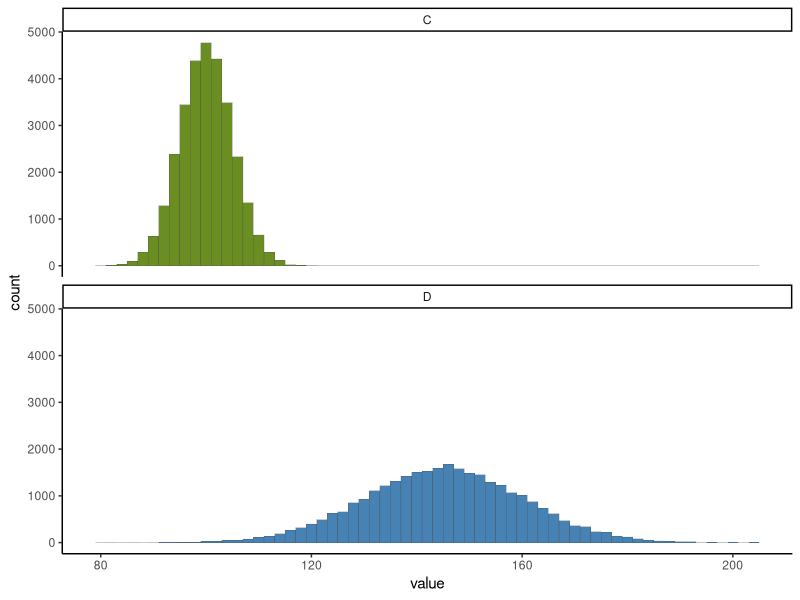
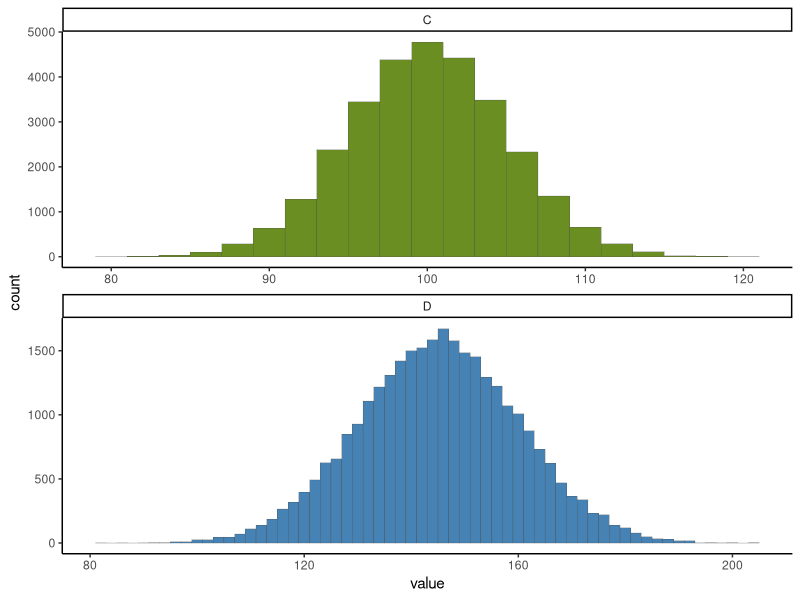
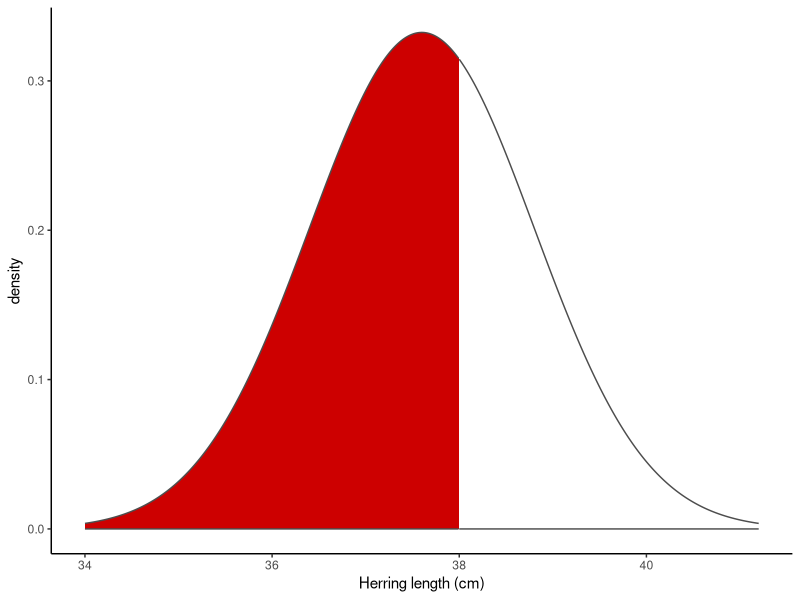
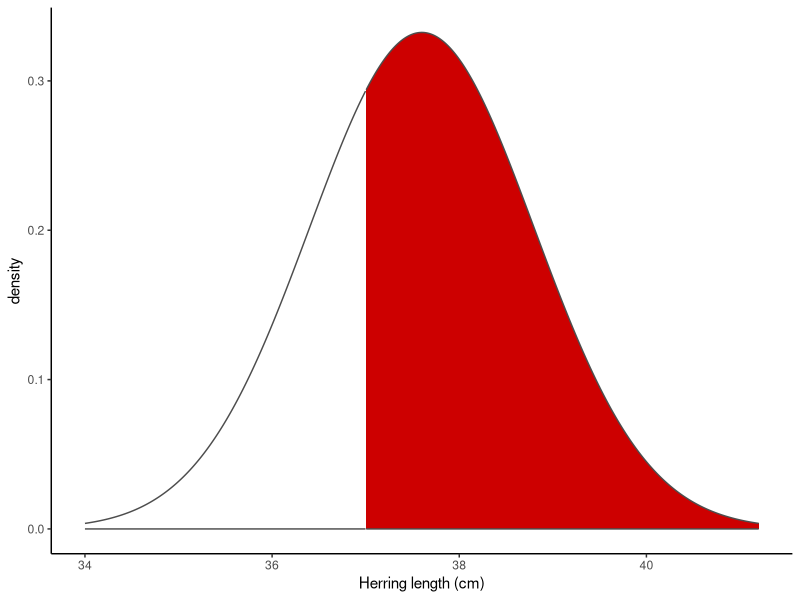
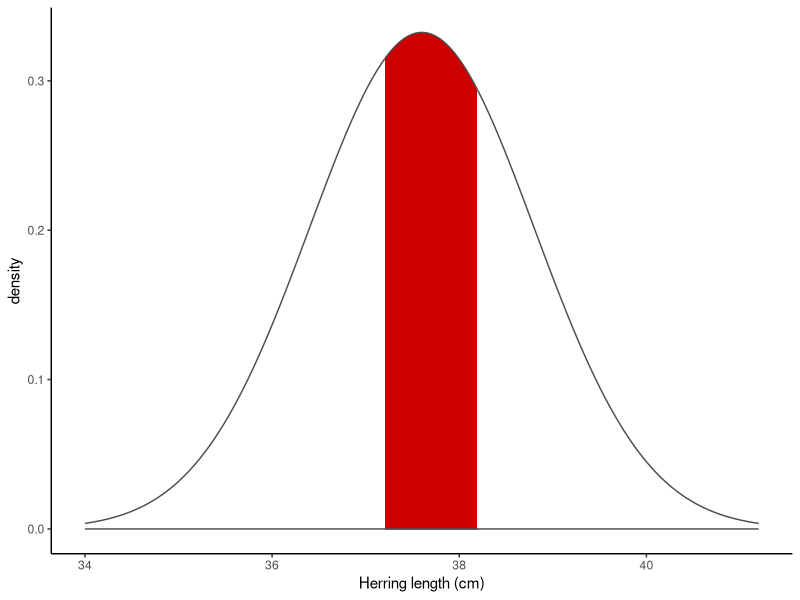
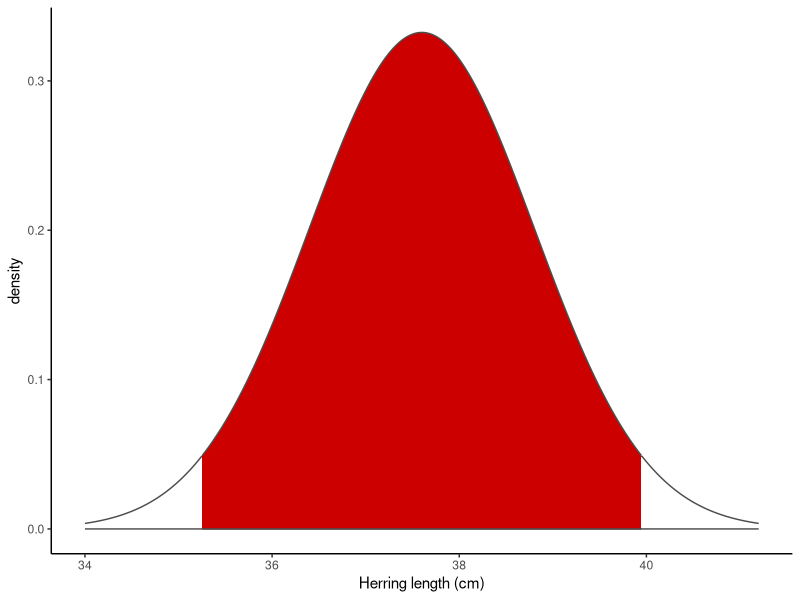
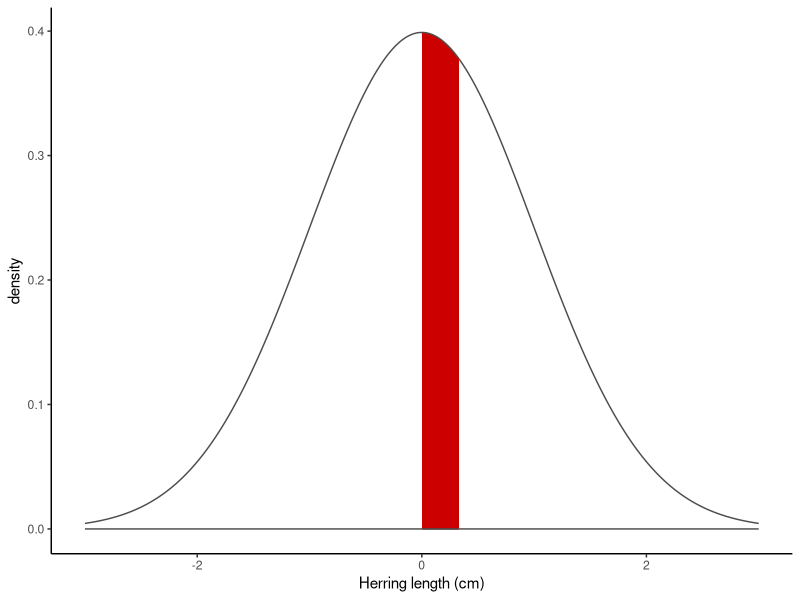
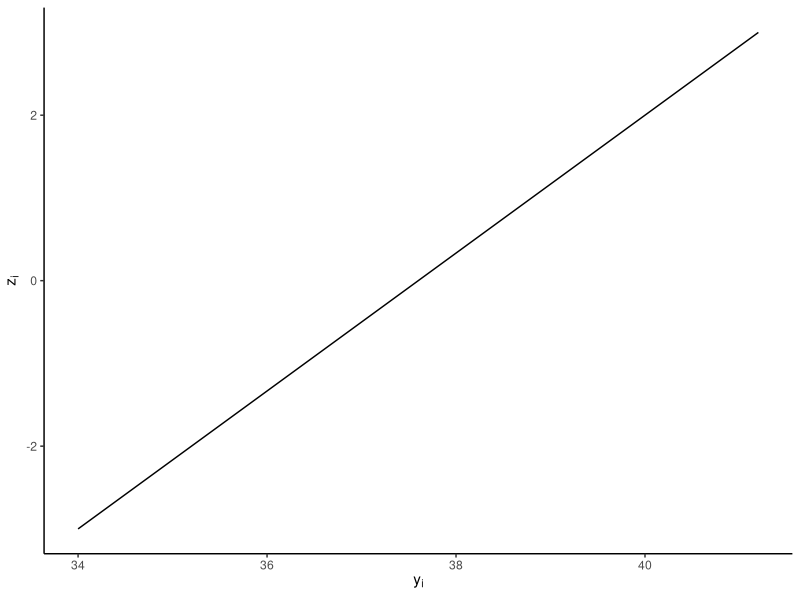

Source code (R) for these figures, in order:
# H2 Data Science
# UG308490
# L08 - stdNormal 


library(tidyverse); theme_set(theme_classic())





# R tip: Piping -----------------------------------------------------------

# Takes the output from one function and feeds it to the next function
# Really shines with functions from the package dplyr, which loads with tidyverse

# Example: What is mean Sepal.Length in the iris dataset to 3 sig figs?

## With nested functions:
signif(mean(iris$Sepal.Length), 3)

## With pipes:
iris$Sepal.Length |>
  mean() |>
  signif(3)



# Example: Create a copy of iris and add columns for: 
#   Sepal.Area
#   Petal.Area
#   Petal.Area as a proportion of Sepal.Area

## Base R:
iris_df <- iris
iris_df$Sepal.Area <- iris_df$Sepal.Length * iris_df$Sepal.Width
iris_df$Petal.Area <- iris_df$Petal.Length * iris_df$Petal.Width
iris_df$Petal_prop <- iris_df$Petal.Area / iris_df$Sepal.Area
head(iris_df)


## With dplyr: 
library(tidyverse)  # or library(dplyr)
iris_df <- iris |>
  mutate(Sepal.Area = Sepal.Length * Sepal.Width,
         Petal.Area = Petal.Length * Petal.Width,
         Petal_prop = Petal.Area / Sepal.Area)
head(iris_df)


# example pops ------------------------------------------------------------

examp_df <- tibble(C=rnorm(30000, 100, 5),
                   D=rnorm(30000, 145, 15)) |>
  pivot_longer(1:2, names_to="Population", values_to="value")
ggplot(examp_df, aes(value, fill=Population)) + 
  geom_histogram(binwidth=2, colour="grey30", linewidth=0.1) + 
  scale_fill_manual(values=c("olivedrab", "steelblue")) +
  facet_wrap(~Population, ncol=1) + 
  theme(legend.position="none")
ggsave("figs/L08_examp_pops_1.png", width=4, height=6)
ggplot(examp_df, aes(value, fill=Population)) + 
  geom_histogram(binwidth=2, colour="grey30", linewidth=0.1) + 
  scale_fill_manual(values=c("olivedrab", "steelblue")) +
  facet_wrap(~Population, ncol=1, scales="free") + 
  theme(legend.position="none")
ggsave("figs/L08_examp_pops_2.png", width=4, height=6)





# example 1 ---------------------------------------------------------------

mu <- 37.6
sigma <- 1.2
y <- 38
pnorm(y, mu, sigma)
pnorm(38.0, mean=37.6, sd=1.2)

ex1_curves <- tibble(len=seq(mu-3*sigma, mu+3*sigma, length.out=1e3),
                     density=dnorm(len, mu, sigma),
                     shade=len < 38)
ggplot(ex1_curves, aes(len, ymin=0, ymax=density, fill=shade)) + 
  geom_ribbon(colour="grey30") + 
  scale_fill_manual(values=c("white", "red3"), guide="none") +
  labs(x="Herring length (cm)", y="density")
ggsave("figs/L08_examp1_1.png", width=5, height=3)



# example 2 ---------------------------------------------------------------

mu <- 37.6
sigma <- 1.2
y <- 37
1 - pnorm(37.0, mean=37.6, sd=1.2)
pnorm(37.0, mean=37.6, sd=1.2, lower.tail=FALSE)

ex2_curves <- tibble(len=seq(mu-3*sigma, mu+3*sigma, length.out=1e3),
                     density=dnorm(len, mu, sigma),
                     shade=len > 37)
ggplot(ex2_curves, aes(len, ymin=0, ymax=density, fill=shade)) + 
  geom_ribbon(colour="grey30") + 
  scale_fill_manual(values=c("white", "red3"), guide="none") +
  labs(x="Herring length (cm)", y="density")
ggsave("figs/L08_examp2_1.png", width=5, height=3)




# example 3 ---------------------------------------------------------------

mu <- 37.6
sigma <- 1.2
pnorm(38.2, mean=37.6, sd=1.2) - pnorm(37.2, mean=37.6, sd=1.2)

ex3_curves <- tibble(len=seq(mu-3*sigma, mu+3*sigma, length.out=1e3),
                     density=dnorm(len, mu, sigma),
                     shade=len > 37.2 & len < 38.2)
ggplot(ex3_curves, aes(len, ymin=0, ymax=density, fill=shade)) + 
  geom_ribbon(colour="grey30") + 
  scale_fill_manual(values=c("white", "red3"), guide="none") +
  labs(x="Herring length (cm)", y="density")
ggsave("figs/L08_examp3_1.png", width=5, height=3)





# example 4 ---------------------------------------------------------------

mu <- 37.6
sigma <- 1.2
qnorm(0.025, mean=37.6, sd=1.2)
qnorm(0.975, mean=37.6, sd=1.2)

ex4_curves <- tibble(len=seq(mu-3*sigma, mu+3*sigma, length.out=1e3),
                     density=dnorm(len, mu, sigma),
                     shade=len > qnorm(0.025, mean=37.6, sd=1.2) & 
                       len < qnorm(0.975, mean=37.6, sd=1.2))
ggplot(ex4_curves, aes(len, ymin=0, ymax=density, fill=shade)) + 
  geom_ribbon(colour="grey30") + 
  scale_fill_manual(values=c("white", "red3"), guide="none") +
  labs(x="Herring length (cm)", y="density")
ggsave("figs/L08_examp4_1.png", width=5, height=3)





# tables ------------------------------------------------------------------

table_curves <- tibble(z=seq(-3, 3, length.out=1e3),
                       density=dnorm(z),
                       shade=z > 0 & z < 0.33)
ggplot(table_curves, aes(z, ymin=0, ymax=density, fill=shade)) + 
  geom_ribbon(colour="grey30") + 
  scale_fill_manual(values=c("white", "red3"), guide="none") +
  labs(x="Herring length (cm)", y="density")
ggsave("figs/L08_table_curve.png", width=5, height=3)



# z intuition -------------------------------------------------------------

y <- 38
mu <- 37.6
sigma <- 1.2

y_rng <- tibble(y=seq(mu-3*sigma, mu+3*sigma, length.out=1e3),
                z=(y-mu)/sigma) 
mu_rng <- tibble(mu=seq(mu-3*sigma, mu+3*sigma, length.out=1e3),
                 z=(y-mu)/sigma)
sig_rng <- tibble(sigma=seq(0.2, 2.4, length.out=1e3),
                  z=(y-mu)/sigma)

ggplot(y_rng, aes(y, z)) + geom_line() +
  labs(x=expression(y[i]), y=expression(z[i]))
ggsave("figs/L08_intuition_y.png", width=2, height=2)
ggplot(mu_rng, aes(mu, z)) + geom_line() +
  labs(x=expression(mu), y=expression(z[i]))
ggsave("figs/L08_intuition_mu.png", width=2, height=2)
ggplot(sig_rng, aes(sigma, z)) + geom_line() +
  labs(x=expression(sigma), y=expression(z[i]))
ggsave("figs/L08_intuition_sigma.png", width=2, height=2)




# center and scale --------------------------------------------------------

mu <- 5
sigma <- 2.3

z_df <- tibble(original=seq(mu-4*sigma, mu+4*sigma, length.out=1e3),
               density=dnorm(original, mu, sigma),
               centered=original - mu,
               z=(original-mu)/sigma) |>
  pivot_longer(-density, names_to="Curve", values_to="x")
ggplot(z_df, aes(x, density, colour=Curve)) + 
  geom_line(linewidth=1) + 
  scale_colour_brewer(type="qual", palette=3)





# PROBLEM SOLUTIONS -------------------------------------------------------

# In a feasibility study looking at wave energy, satellite telemetry showed
# that, at production site 1, the mean wave height was 63.5 cm and the standard
# deviation was 15.8 cm
# a) If we know that a wave must be 45cm high to have enough energy to drive a
# turbine. Determine what proportion of waves will be useful for power
# generation in this location.

pnorm(45, mean=63.5, sd=15.8, lower.tail=FALSE)
# 0.879 

# b) Waves of 75 cm and greater swamp the turbine and reduce efficiency.
# Determine the proportion of waves that will fall into this category.

pnorm(75, mean=63.5, sd=15.8, lower.tail=FALSE)
# 0.233

# c) Optimal waves have a height of 55-65 cm. How many waves in 2000 fall into
# this range.
(pnorm(65, 63.5, 15.8) - pnorm(55, 63.5, 15.8)) * 2000

# d) Determine the range of heights that includes the middle 90% of the heights 
# observed?

qnorm(c(0.05, 0.95), 63.5, 15.8) # exclude 5% on either side to get middle 90%
# 37.5 - 89.5

#  Look at http://investing.calsci.com/statistics.html (and the following page).
#  Work out how unusual your height is (at least compared to the US male
#  population) (mean = 5’9”, sdev=3”).

# convert to inches: 5'9" = 5*12 + 9 = 69
# I'm actually about 5'9", so I am apparently an average American male...
pnorm(69, mean=69, sd=3) # adjust which tail depending on your height


